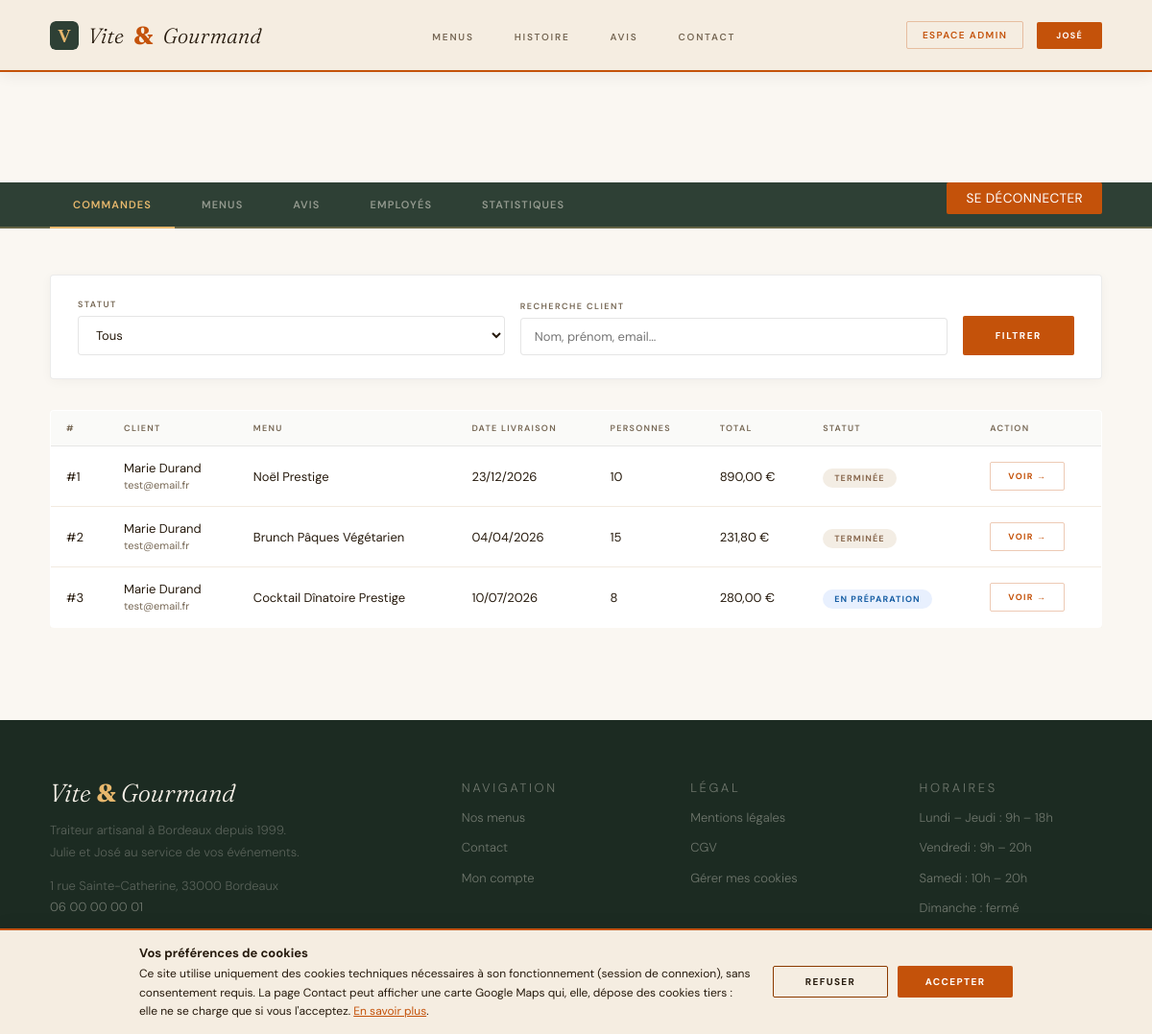
/admin (signed in), run on the app's committed database.
### tables this page shows
CREATE TABLE `commande` (
    `commande_id`     INT           NOT NULL AUTO_INCREMENT,
    `utilisateur_id`  INT           NOT NULL,
    `menu_id`         INT           NOT NULL,
    `nb_personnes`    INT           NOT NULL,
    `date_livraison`  DATE          NOT NULL,
    `heure_livraison` TIME          NOT NULL,
    `prix_menu`       DECIMAL(10,2) NOT NULL,
    `prix_livraison`  DECIMAL(10,2) NOT NULL,
    `prix_reduction`  DECIMAL(10,2) NOT NULL,
    `prix_total`      DECIMAL(10,2) NOT NULL,
    `pret_materiel`   BOOLEAN       NOT NULL DEFAULT 0,
    `restitution_materiel` BOOLEAN  NOT NULL DEFAULT 0,
    `motif_annulation`TEXT          NULL,
    `created_at`      DATETIME      NOT NULL DEFAULT CURRENT_TIMESTAMP,
    PRIMARY KEY (`commande_id`),
    CONSTRAINT `fk_commande_utilisateur` FOREIGN KEY (`utilisateur_id`) REFERENCES `utilisateur`(`utilisateur_id`),
    CONSTRAINT `fk_commande_menu` FOREIGN KEY (`menu_id`) REFERENCES `menu`(`menu_id`)
);

CREATE TABLE `utilisateur` (
  `utilisateur_id`    INT          NOT NULL AUTO_INCREMENT,
  `role_id`           INT          NOT NULL,
  `email`             VARCHAR(180) NOT NULL UNIQUE,
  `password`          VARCHAR(255) NOT NULL,
  `nom`               VARCHAR(80)  NOT NULL,
  `prenom`            VARCHAR(80)  NOT NULL,
  `telephone`         VARCHAR(20)  NOT NULL,
  `adresse`           VARCHAR(200) NOT NULL,
  `ville`             VARCHAR(100) NOT NULL,
  `code_postal`       VARCHAR(10)  NOT NULL,
  `pays`              VARCHAR(50)  NOT NULL,
  `actif`             BOOLEAN      NOT NULL DEFAULT 1,
  `created_at`        DATETIME     NOT NULL DEFAULT CURRENT_TIMESTAMP,
  PRIMARY KEY (`utilisateur_id`),
  CONSTRAINT `fk_util_role` FOREIGN KEY (`role_id`) REFERENCES `role`(`role_id`)
);

CREATE TABLE `menu` (
    `menu_id`         INT          NOT NULL AUTO_INCREMENT,
    `regime_id`       INT          NOT NULL,
    `theme_id`        INT          NOT NULL,
    `titre`           VARCHAR(150) NOT NULL,
    `description`     TEXT         NOT NULL,
    `nb_personnes_min`INT          NOT NULL,
    `prix_base`       DECIMAL(10,2)NOT NULL,
    `stock`           INT          NOT NULL,
    `image`           VARCHAR(255) NOT NULL,
    `actif`           BOOLEAN      NOT NULL DEFAULT 1,
    `created_at`      DATETIME     NOT NULL DEFAULT CURRENT_TIMESTAMP,
    PRIMARY KEY (`menu_id`),
    CONSTRAINT `fk_menu_regime` FOREIGN KEY (`regime_id`) REFERENCES `regime`(`regime_id`),
    CONSTRAINT `fk_menu_theme`  FOREIGN KEY (`theme_id`) REFERENCES `theme`(`theme_id`)
);

### core/Controller.php (called while the page is built, shortened)
<?php
abstract class Controller
{
    protected function render(string $view, array $data = []): void
    {
        extract($data);
        $viewPath = VIEWS_PATH . '/' . $view . '.php';
        require VIEWS_PATH . '/layouts/header.php';
        require $viewPath;
        require VIEWS_PATH . '/layouts/footer.php';
    }
    protected function requireAuth():void
    {
        $db = Database::getInstance();
        $stmt = $db->prepare('SELECT actif FROM utilisateur WHERE utilisateur_id = :id');
        $stmt->execute([':id' => $_SESSION['user']['id']]);
    }
}

### app/Controllers/AdminController.php (called while the page is built, shortened)
<?php
class AdminController extends Controller
{
    private CommandeModel $commandeModel;
    public function __construct()
    {
        $this->commandeModel = new CommandeModel();
    }
    private function requireAdmin(): void
    {
        $this->requireAuth();
    }
    public function index(): void
    {
        $this->requireAdmin();
        $statut    = $_GET['statut'] ?? '';
        $search    = $_GET['search'] ?? '';
        $page      = max(1, (int)($_GET['page'] ?? 1));
        $result    = $this->commandeModel->getAllFiltered($statut, $search, $page);
        $this->render('admin/index', [
            'title'      => 'Espace administrateur',
            'commandes'  => $result['data'],
            'statut'     => $statut,
            'search'     => $search,
            'pagination' => $result,
            'csrf'       => $this->csrfField(),
        ]);
    }
}

### public/index.php (called while the page is built, shortened)
<?php
require_once __DIR__ . '/../vendor/autoload.php';
require_once __DIR__ . '/../core/autoload.php';
require_once __DIR__ . '/../core/Router.php';
$router = new Router();
$router->add('GET',  '/',           'HomeController',  'index');
$router->add('GET',  '/menus',      'MenuController',  'index');
$router->add('GET',  '/menus/:id',  'MenuController',  'detail');
$router->add('GET',  '/connexion',   'AuthController', 'login');
$router->add('POST', '/connexion',   'AuthController', 'login');
$router->add('GET',  '/inscription', 'AuthController', 'register');
$router->add('POST', '/inscription', 'AuthController', 'register');
$router->add('POST', '/deconnexion', 'AuthController', 'logout');
$router->add('GET',  '/commande', 'CommandeController', 'index');
$router->add('POST', '/commande', 'CommandeController', 'store');
$router->add('GET',  '/mon-compte',               'UserController', 'index');
$router->add('GET',  '/mon-compte/commandes/:id', 'UserController', 'commande');
$router->add('POST', '/mon-compte/annuler',       'UserController', 'cancelCommande');
$router->add('POST', '/mon-compte/avis',          'UserController', 'createAvis');
$router->add('GET',  '/mon-compte/profil',        'UserController', 'profil');
$router->add('POST', '/mon-compte/profil',        'UserController', 'profil');
$router->add('GET',  '/employe',              'EmployeController', 'index');
$router->add('GET',  '/employe/commande',     'EmployeController', 'commande');
$router->add('POST', '/employe/statut',       'EmployeController', 'updateStatut');
$router->add('GET',  '/employe/menus',        'EmployeController', 'menus');
$router->add('POST', '/employe/menus/toggle', 'EmployeController', 'toggleMenu');
$router->add('GET',  '/employe/avis',         'EmployeController', 'avis');
$router->add('POST', '/employe/avis/update',  'EmployeController', 'updateAvis');
$router->add('GET',  '/admin',                  'AdminController', 'index');
$router->add('GET',  '/admin/commande',         'AdminController', 'commande');
$router->add('POST', '/admin/statut',           'AdminController', 'updateStatut');
$router->add('GET',  '/admin/menus',            'AdminController', 'menus');
$router->add('POST', '/admin/menus/toggle',     'AdminController', 'toggleMenu');
$router->add('POST', '/admin/menus/stock',      'AdminController', 'updateStock');
$router->add('GET',  '/admin/avis',             'AdminController', 'avis');
$router->add('POST', '/admin/avis/update',      'AdminController', 'updateAvis');
$router->add('GET',  '/admin/employes',         'AdminController', 'employes');
$router->add('GET',  '/admin/employes/create',  'AdminController', 'createEmploye');
$router->add('POST', '/admin/employes/create',  'AdminController', 'createEmploye');
$router->add('POST', '/admin/employes/toggle',  'AdminController', 'toggleEmploye');
$router->add('GET',  '/admin/stats',            'AdminController', 'stats');
$router->add('GET',  '/contact', 'ContactController', 'index');
$router->add('POST', '/contact', 'ContactController', 'index');
$router->add('GET', '/mentions-legales', 'LegalController', 'mentions');
$router->add('GET', '/cgv',              'LegalController', 'cgv');
$router->add('GET',  '/mot-de-passe-oublie',          'AuthController', 'forgotPassword');
$router->add('POST', '/mot-de-passe-oublie',          'AuthController', 'forgotPassword');
$router->add('GET',  '/reinitialiser-mot-de-passe',   'AuthController', 'resetPassword');
$router->add('POST', '/reinitialiser-mot-de-passe',   'AuthController', 'resetPassword');
$router->dispatch();

### core/Model.php (called while the page is built, shortened)
<?php
abstract class Model
{
    public function __construct()
    {
        $this->db = Database::getInstance();
    }
}

### core/Database.php (called while the page is built, shortened)
<?php
class Database
{
    private static ?PDO $instance = null;
    private static bool $pingDone = false;
    public static function getInstance(): PDO
    {
        if (!self::$pingDone) {
            self::$pingDone = true;
            try {
                self::$instance->query('SELECT 1');
            } catch (PDOException $e) {
                self::$instance = null;
                self::connect();
            }
        }
        return self::$instance;
    }
    private static function connect(): void
    {
        try {
            self::$instance = new PDO(
                'mysql:host=' . DB_HOST . ';port=' . DB_PORT . ';dbname=' . DB_NAME . ';charset=' . DB_CHARSET,
                DB_USER,
                DB_PASS,
                [
                    PDO::ATTR_ERRMODE                  => PDO::ERRMODE_EXCEPTION,
                    PDO::ATTR_DEFAULT_FETCH_MODE       => PDO::FETCH_ASSOC,
                    PDO::ATTR_EMULATE_PREPARES         => false,
                    PDO::ATTR_PERSISTENT               => true,
                    PDO::MYSQL_ATTR_INIT_COMMAND       => "SET NAMES 'utf8mb4'",
                    PDO::MYSQL_ATTR_USE_BUFFERED_QUERY => true,
                ]
            );
        } catch(PDOException $e) {
            error_log('Database connection error: ' . $e->getMessage());
            die('Erreur de connexion à la base de données. Veuillez réessayer plus tard.');
        }
    }
}

### app/Models/CommandeModel.php (called while the page is built, shortened)
<?php
class CommandeModel extends Model
{
    public static function statutLabel(string $statut): string
    {
        return self::STATUT_LABELS[$statut] ?? ucfirst(str_replace('_', ' ', $statut));
    }
    public function getAllFiltered(string $statut = '', string $search = '', int $page = 1, int $perPage = 15): array
    {
        $where = ' WHERE 1=1';
        $params = [];
        $from = '
            FROM commande c
            JOIN menu m ON c.menu_id = m.menu_id
            JOIN utilisateur u ON c.utilisateur_id = u.utilisateur_id
            LEFT JOIN suivi_commande s ON s.suivi_id = (
                SELECT MAX(suivi_id) FROM suivi_commande WHERE commande_id = c.commande_id
            )
        ';
        $countStmt = $this->db->prepare('SELECT COUNT(*) ' . $from . $where);
        $countStmt->execute($params);
        $total = (int) $countStmt->fetchColumn();
        $offset = ($page - 1) * $perPage;
        $sql = 'SELECT c.*, m.titre AS menu_titre, u.nom, u.prenom, u.email, u.telephone, s.statut AS statut_actuel'
             . $from . $where . ' ORDER BY c.created_at DESC LIMIT ' . $perPage . ' OFFSET ' . $offset;
        $stmt = $this->db->prepare($sql);
        $stmt->execute($params);
        return [
            'data'       => $stmt->fetchAll(),
            'total'      => $total,
            'page'       => $page,
            'perPage'    => $perPage,
            'totalPages' => max(1, (int) ceil($total / $perPage)),
        ];
    }
}

### core/autoload.php (called while the page is built, shortened)
<?php
spl_autoload_register(function (string $class): void {
    $paths = [
        ROOT_PATH . '/app/Controllers/' . $class . '.php',
        ROOT_PATH . '/app/Models/' . $class . '.php',
        ROOT_PATH . '/core/' . $class . '.php',
    ];
    foreach ($paths as $path) {
        if (file_exists($path)) {
            return;
        }
    }
});

### app/Views/admin/index.php (the view, shortened to what this page needs)
<main>
<section class="employe-s">
    <div class="user-nav">
        <a href="/admin" class="user-nav-link active">Commandes</a>
        <a href="/admin/menus" class="user-nav-link">Menus</a>
        <a href="/admin/avis" class="user-nav-link">Avis</a>
        <a href="/admin/employes" class="user-nav-link">Employés</a>
        <a href="/admin/stats" class="user-nav-link">Statistiques</a>
        <form method="POST" action="/deconnexion" style="display:inline;"><?= $_csrf_field ?><button type="submit" class="user-nav-link user-nav-logout">Se déconnecter</button></form>
    </div>
    <div class="wrap">
        <form method="GET" action="/admin" class="employe-filtres">
            <div class="filtre-group">
                <label>Statut</label>
                <select name="statut">
                    <option value="">Tous</option>
                </select>
            </div>
            <div class="filtre-group">
                <label>Recherche client</label>
                <input type="text" name="search" placeholder="Nom, prénom, email..."
                       value="<?= htmlspecialchars($search) ?>">
            </div>
            <button type="submit" class="hbtn"><span>Filtrer</span></button>
        </form>
        <div class="employe-table-wrap">
            <table class="employe-table">
                <thead>
                    <tr>
                        <th>#</th>
                        <th>Client</th>
                        <th>Menu</th>
                        <th>Date livraison</th>
                        <th>Personnes</th>
                        <th>Total</th>
                        <th>Statut</th>
                        <th>Action</th>
                    </tr>
                </thead>
                <tbody>
                    <?php if (empty($commandes)): ?>
                        <tr><td colspan="8" style="text-align:center;padding:24px;color:#776855;">Aucune commande trouvée</td></tr>
                    <?php else: ?>
                        <?php foreach ($commandes as $commande): ?>
                        <tr>
                            <td>#<?= $commande['commande_id'] ?></td>
                            <td>
                                <?= htmlspecialchars($commande['prenom']) ?> <?= htmlspecialchars($commande['nom']) ?><br>
                                <small><?= htmlspecialchars($commande['email']) ?></small>
                            </td>
                            <td><?= htmlspecialchars($commande['menu_titre']) ?></td>
                            <td><?= date('d/m/Y', strtotime($commande['date_livraison'])) ?></td>
                            <td><?= $commande['nb_personnes'] ?></td>
                            <td><?= number_format($commande['prix_total'], 2, ',', ' ') ?> €</td>
                            <td>
                                <span class="commande-statut commande-statut-<?= htmlspecialchars($commande['statut_actuel']) ?>">
                                    <?= htmlspecialchars(CommandeModel::statutLabel($commande['statut_actuel'])) ?>
                                </span>
                            </td>
                            <td>
                                <a href="/admin/commande?id=<?= $commande['commande_id'] ?>" class="menu-link">Voir →</a>
                            </td>
                        </tr>
                        <?php endforeach; ?>
                    <?php endif; ?>
                </tbody>
            </table>
        </div>
    </div>
</section>
</main>

### core/Router.php (shortened to what this page needs)
<?php
class Router
{
    private array $routes = [];
    public function add(string $method, string $path, string $controller, string $action): void
    {
        $this->routes[] = [
            'method' => strtoupper($method),
            'path' => $path,
            'controller' => $controller,
            'action' => $action,
        ];
    }
    public function dispatch(): void
    {
        $method = $_SERVER['REQUEST_METHOD'];
        $uri = parse_url($_SERVER['REQUEST_URI'], PHP_URL_PATH);
        $uri = $uri ?: '/';
        foreach ($this->routes as $route) {
            if ($route['method'] !== $method) continue;
            $pattern = preg_replace('#:([a-zA-Z]+)#', '([^/]+)', $route['path']);
            $pattern = '#^' . $pattern . '$#';
            if (preg_match($pattern, $uri, $matches)) {
                $action          = $route['action'];
                $controller      = new $controllerClass();
                $controller->$action();
                return;
            }
        }
        require VIEWS_PATH . '/layouts/header.php';
        require VIEWS_PATH . '/layouts/footer.php';
    }
}

### data on the page
commande: commande_id "1", utilisateur.prenom "Marie", utilisateur.nom "Durand", utilisateur.email "test@email.fr", menu.titre "Noël Prestige", date_livraison "23/12/2026", nb_personnes "10", prix_total "890,00", statut_actuel "TERMINÉE"
commande: commande_id "2", utilisateur.prenom "Marie", utilisateur.nom "Durand", utilisateur.email "test@email.fr", menu.titre "Brunch Pâques Végétarien", date_livraison "04/04/2026", nb_personnes "15", prix_total "231,80", statut_actuel "TERMINÉE"
commande: commande_id "3", utilisateur.prenom "Marie", utilisateur.nom "Durand", utilisateur.email "test@email.fr", menu.titre "Cocktail Dînatoire Prestige", date_livraison "10/07/2026", nb_personnes "8", prix_total "280,00", statut_actuel "EN PRÉPARATION"

### other printed values
$ligne['jours'] "Lundi – Jeudi"
$ligne['heures'] "9h – 18h"
$ligne['jours'] "Vendredi"
$ligne['heures'] "9h – 20h"
$ligne['jours'] "Samedi"
$ligne['heures'] "10h – 20h"
$ligne['jours'] "Dimanche"
$ligne['heures'] "fermé"
